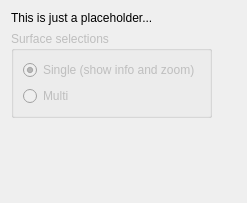
<?xml version="1.0" encoding="UTF-8"?>
<ui version="4.0">
 <class>TrackingSurfacesControllerForm</class>
 <widget class="QWidget" name="TrackingSurfacesControllerForm">
  <property name="geometry">
   <rect>
    <x>0</x>
    <y>0</y>
    <width>247</width>
    <height>203</height>
   </rect>
  </property>
  <property name="windowTitle">
   <string>Form</string>
  </property>
  <layout class="QGridLayout">
   <item row="1" column="0">
    <layout class="QVBoxLayout">
     <item>
      <widget class="QGroupBox" name="groupBox_2">
       <property name="enabled">
        <bool>false</bool>
       </property>
       <property name="title">
        <string>Surface selections</string>
       </property>
       <layout class="QGridLayout">
        <item row="0" column="0">
         <widget class="QRadioButton" name="radioButton_select_single">
          <property name="text">
           <string>Single (show info and zoom)</string>
          </property>
          <property name="checked">
           <bool>true</bool>
          </property>
         </widget>
        </item>
        <item row="1" column="0">
         <widget class="QRadioButton" name="radioButton_select_multi">
          <property name="text">
           <string>Multi</string>
          </property>
         </widget>
        </item>
       </layout>
      </widget>
     </item>
    </layout>
   </item>
   <item row="1" column="1">
    <spacer>
     <property name="orientation">
      <enum>Qt::Horizontal</enum>
     </property>
     <property name="sizeHint" stdset="0">
      <size>
       <width>16</width>
       <height>20</height>
      </size>
     </property>
    </spacer>
   </item>
   <item row="2" column="0">
    <spacer>
     <property name="orientation">
      <enum>Qt::Vertical</enum>
     </property>
     <property name="sizeHint" stdset="0">
      <size>
       <width>20</width>
       <height>16</height>
      </size>
     </property>
    </spacer>
   </item>
   <item row="0" column="0">
    <widget class="QLabel" name="label">
     <property name="text">
      <string>This is just a placeholder...</string>
     </property>
    </widget>
   </item>
  </layout>
 </widget>
 <resources/>
 <connections/>
</ui>
